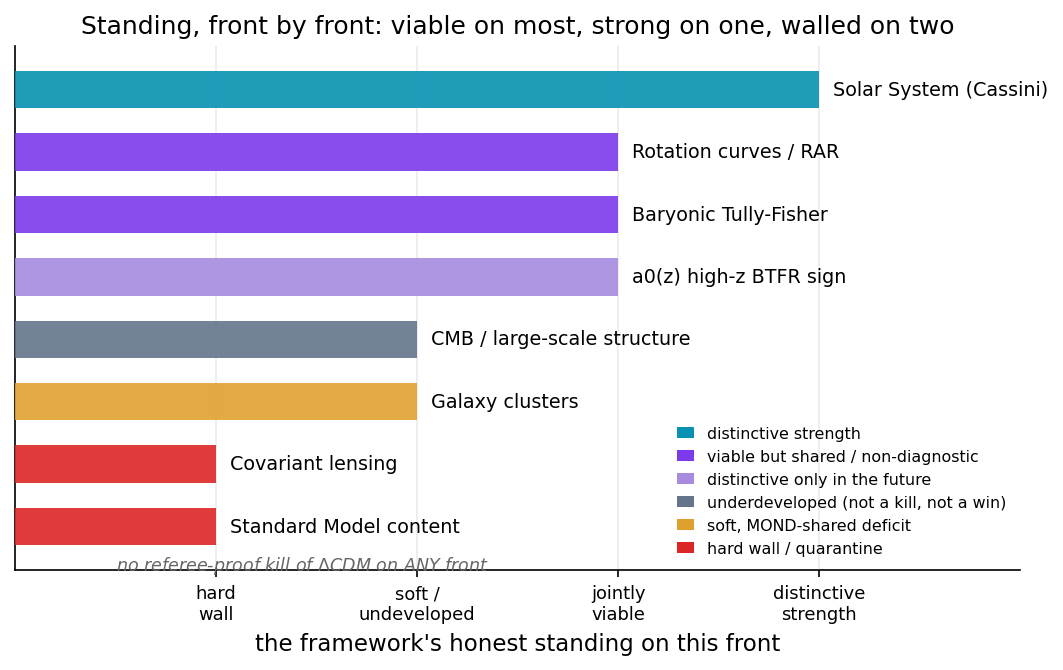

Source code (Python):
import numpy as np, matplotlib
matplotlib.use("Agg")
import matplotlib.pyplot as plt
from matplotlib.patches import Patch
plt.rcParams.update({"figure.dpi":150,"savefig.dpi":150,"font.size":11,
    "axes.grid":True,"grid.alpha":0.25,"axes.spines.top":False,"axes.spines.right":False,
    "axes.titlesize":12,"figure.facecolor":"white","axes.facecolor":"white"})
C_FW="#7c3aed"; C_NEWTON="#64748b"; C_MOND="#0891b2"; C_DATA="#dc2626"

# Schematic scorecard of the chapter's front-by-front standing ledger.
# Each front is placed on an honest 1-D axis from "weakness" to "distinctive
# strength", colored by category. NOT a measurement -- a faithful visual of the
# chapter's own verdicts (the words are the author's).
fronts = [
    ("Solar System (Cassini)",        4, "strength"),   # distinctive strength
    ("Rotation curves / RAR",         3, "shared"),      # viable, shared, non-diagnostic
    ("Baryonic Tully-Fisher",         3, "shared"),      # viable today, distinctive only in future
    ("a0(z) high-z BTFR sign",        3, "future"),      # falsifiable, future, DESI-hostage
    ("CMB / large-scale structure",   2, "undev"),       # underdeveloped
    ("Galaxy clusters",               2, "deficit"),     # soft, MOND-shared deficit
    ("Covariant lensing",             1, "wall"),         # hard wall
    ("Standard Model content",        1, "wall"),         # quarantined wall
]
fronts = fronts[::-1]  # plot top-to-bottom in listed order

catcolor = {
    "strength": C_MOND,
    "shared":   C_FW,
    "future":   "#a78bdf",
    "undev":    C_NEWTON,
    "deficit":  "#e0a030",
    "wall":     C_DATA,
}
catlabel = {
    "strength":"distinctive strength",
    "shared":  "viable but shared / non-diagnostic",
    "future":  "distinctive only in the future",
    "undev":   "underdeveloped (not a kill, not a win)",
    "deficit": "soft, MOND-shared deficit",
    "wall":    "hard wall / quarantine",
}

fig, ax = plt.subplots(figsize=(7.4,4.6))
ys = np.arange(len(fronts))
for y,(name,score,cat) in zip(ys, fronts):
    ax.barh(y, score, height=0.6, color=catcolor[cat], alpha=0.9, zorder=3)
    ax.text(score+0.07, y, name, va="center", ha="left", fontsize=9.2)

ax.set_yticks([])
ax.set_xlim(0, 5)
ax.set_ylim(-0.7, len(fronts)-0.3)
ax.set_xticks([1,2,3,4])
ax.set_xticklabels(["hard\nwall","soft /\nundeveloped","jointly\nviable","distinctive\nstrength"],
                   fontsize=8.6)
ax.set_xlabel("the framework's honest standing on this front")
ax.set_title("Standing, front by front: viable on most, strong on one, walled on two")

# the load-bearing caveat
ax.text(0.5, -0.62, "no referee-proof kill of $\\Lambda$CDM on ANY front",
        ha="left", va="center", fontsize=8.4, color="#666", style="italic")

legend_cats = ["strength","shared","future","undev","deficit","wall"]
handles = [Patch(facecolor=catcolor[c], label=catlabel[c]) for c in legend_cats]
ax.legend(handles=handles, frameon=False, fontsize=7.6, loc="lower right",
          ncol=1, handlelength=1.1)
fig.tight_layout(); fig.savefig("ch31_standing_ledger.png", bbox_inches="tight"); print("ok")
